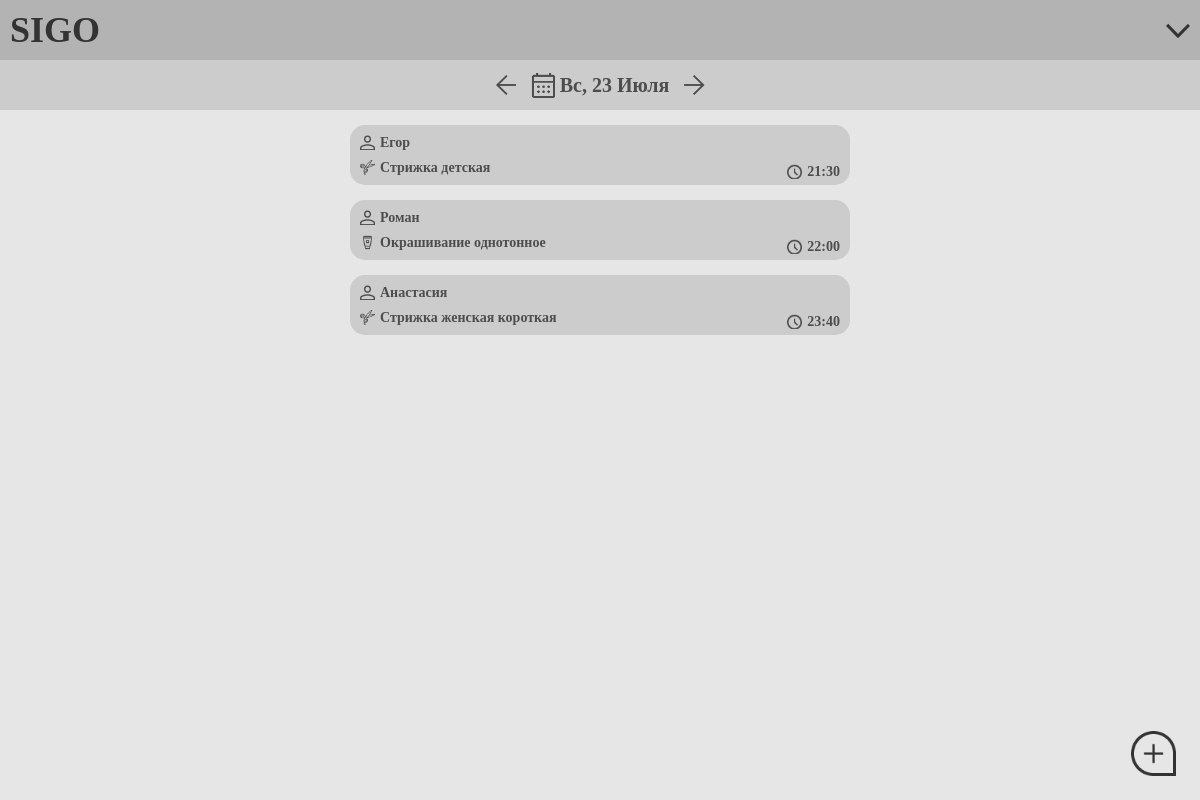
The app's page / (signed in) with its own data.
### SalonSigoApp/models.py (models this page shows, shortened)
class Signing(models.Model):
    people_name = models.CharField(max_length=255)
    procedure = models.ForeignKey(Procedure,on_delete=models.CASCADE)
    date = models.DateField()
    time = models.TimeField()

class Procedure(models.Model):
    name = models.CharField(max_length=255)
    master_name = models.CharField(max_length=255,blank=True)
    image = models.ImageField()

### SalonSigoApp/views.py (the view, shortened to what this page needs)
# urls.py: path('', show_magazine, name="magazine"),
def show_magazine(request):
    global master_id
    context = {"is_aunt":request.user.is_authenticated}
    if "master_name" not in request.COOKIES:
        context["signings"] = Signing.objects.all()
        new_list = []
        for s in context["signings"]:
            if Procedure.objects.filter(id = s.procedure_id)[0].master_name == list_master[2]:
                new_list.append(s)
        context["signings"] = new_list
        context["master"] = list_master[2]
    context["signings"] = sort_sign(context["signings"])
    response = render(request,"SalonSigoApp/magazine.html",context)
    if "master_name" not in request.COOKIES:
        master_id = 2
        response.set_cookie("master_name","2")
    else:
        response.set_cookie("master_name",master_id)
    return response

### SalonSigoApp/views.py (called while the page is built)
def sort_sign(signings):
    new_signings = list(signings)
    if len(new_signings) > 0:
        time = ':'.join(str(datetime.now()).split(" ")[-1].split(".")[0].split(':')[:-1])
        date = str(datetime.now()).split(" ")[0]
        hours = time.split(':')[0]
        minute = time .split(':')[1]
        for sign in signings:
            if str(sign.date) == date:
                time_sign = ':'.join(str(sign.time).split(':')[:-1])
                hours_sign = time_sign.split(':')[0]
                minute_sign = time_sign.split(':')[1]
                if hours_sign < hours:
                    new_signings.remove(sign)
                if  hours_sign == hours:
                    if minute_sign < minute:
                        new_signings.remove(sign)
    new_signings = sorted(new_signings, key=lambda x: x.time)
    return new_signings

### SalonSigoApp/templates/SalonSigoApp/magazine.html (shortened to what this page needs)
{% load static %}
<!DOCTYPE html>
<html lang="en">
<head>
    <link rel="stylesheet" href="{% static 'SalonSigoApp/css/magazine.css' %}">
</head>
<body>
    <header>
        <h1>SIGO</h1>
        <img src="{% static 'SalonSigoApp/img/select-arrow.png' %}" alt="" class="sellect-arrow">
    </header>
    <div class="date">
        <img src="{% static 'SalonSigoApp/img/left-arrow.png' %}" alt="" class="arrow leftArrow">
        <div class="select-date">
            <img src="{% static 'SalonSigoApp/img/calendar.png' %}" alt="" class="calendar">
            <h2 id="dateScreen"></h2>
        </div>
        <img src="{% static 'SalonSigoApp/img/right-arrow.png' %}" alt="" class="arrow righttArrow">
    </div>
    <main id="main">
        {% for sign in signings %}
            <div class="item">
                <div class="first-block">
                    <div>
                        <img src="{% static 'SalonSigoApp/img/human.png' %}" alt="">
                        <p>{{ sign.people_name }}</p>
                    </div>
                    <div>
                        <img src="{{ sign.procedure.image.url }}" alt=" ">
                        <p>{{ sign.procedure.name }}</p>
                    </div>
                </div>
                <div class="second-block">
                    <div>
                        <img src="{% static 'SalonSigoApp/img/time.png' %}" alt="">
                        <p>{{ sign.time }}</p>
                    </div>
                </div>
            </div>
        {% endfor %}
    </main>
    <a href="{% url 'addSigning' %}" class="add-link">
        <img src="{% static 'SalonSigoApp/img/add-signing.png' %}" alt="">
    </a>
</body>
</html>

### SalonSigoApp/static/SalonSigoApp/css/magazine.css (style rules this page uses)
* { margin: 0; padding: 0; }
html,body { width: 100%; height: 100%; box-sizing: border-box; display: flex; flex-direction: column; background-color: #E6E6E6; }
header { position: fixed; top: 0; left: 0; z-index: 60; width: 100vw; height: 60px; padding: 0 10px; margin: 0; box-sizing: border-box; display: flex; flex-direction: row; justify-content: space-between; align-items: center; background-color: #B3B3B3; }
header img { height: 25%; cursor: pointer; }
header h1 { text-align: center; font-family: "Times New Roman"; font-size: 36px; font-style: normal; font-weight: 700; line-height: normal; color: #333333; }
.date { z-index: 2; position: fixed; top: 60px; left: 0; gap: 15px; width: 100vw; height: 50px; display: flex; flex-direction: row; justify-content: center; align-items: center; background-color: #CCCCCC; }
.date .arrow { height: 40%; }
.date div { display: flex; flex-direction: row; align-items: center; gap: 5px; height: 100%; cursor: pointer; }
.date div img { height: 50%; }
.date div h2 { color: #4D4D4D; text-align: center; font-family: "Times New Roman"; font-size: 20px; font-style: normal; font-weight: 700; line-height: normal; }
main { position: absolute; top: 110px; box-sizing: border-box; min-height: calc(100% - 110px); display: flex; justify-content: flex-start; flex-direction: column; align-items: center; padding: 15px 0; gap: 15px; width: 100vw; }
main .item { width: 500px; max-width: 90%; height: 60px; display: flex; padding: 5px 10px; box-sizing: border-box; flex-direction: row; border-radius: 15px; background-color: #CCCCCC; }
main .item .first-block { height: 100%; width: 75%; display: flex; flex-direction: column; justify-content: space-around; align-items: flex-start; }
main .item .first-block div { display: flex; flex-direction: row; gap: 5px; }
main .item .first-block div img { height: 15px; }
main .item .first-block div p { text-align: center; font-family: "Times New Roman"; font-size: 14px; font-style: normal; font-weight: 700; line-height: normal; color: #4D4D4D; }
main .item .second-block { display: flex; height: 100%; width: 25%; flex-direction: column; justify-content: flex-end; align-items: flex-end; gap: 10px; }
main .item .second-block div { display: flex; flex-direction: row; gap: 5px; }
main .item .second-block div img { height: 15px; }
main .item .second-block div p { text-align: center; font-family: "Times New Roman"; font-size: 14px; font-style: normal; font-weight: 700; line-height: normal; color: #4D4D4D; }
.add-link { position: fixed; display: flex; max-width: 45px; max-height: 45px; width: 9vw; height: 9vw; right: 2vw; bottom: 2vw; cursor: pointer; }
.add-link img { width: 100%; }

### records on screen
Signing: people_name "Егор", procedure.image (picture), procedure.name "Стрижка детская", time "21:30"
Signing: people_name "Роман", procedure.image (picture), procedure.name "Окрашивание однотонное", time "22:00"
Signing: people_name "Анастасия", procedure.image (picture), procedure.name "Стрижка женская короткая", time "23:40"
